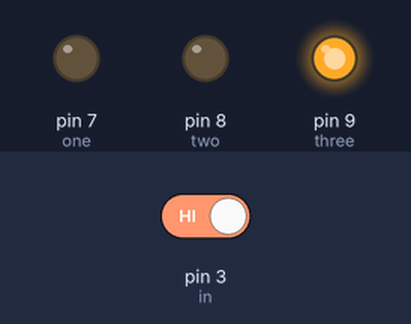
Recording of a sketch running on a simulated Arduino Uno, built with avr-gcc and run on an emulated ATmega328P. On the bench: output pins drawn as LEDs (lit = HIGH). Dashed ring = blinking. Inputs (shaded band) come from the test bench; at power-on: pin 3 (in) HIGH.

Above: at 1.2 s.
1.3 s: pin 3 (in) driven LOW
At 1.37 s:
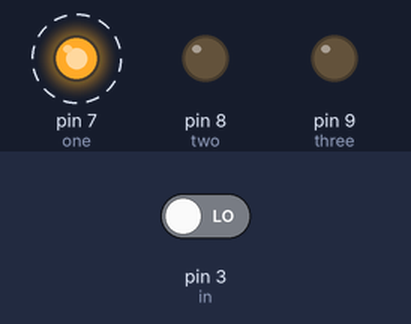
At 1.82 s:
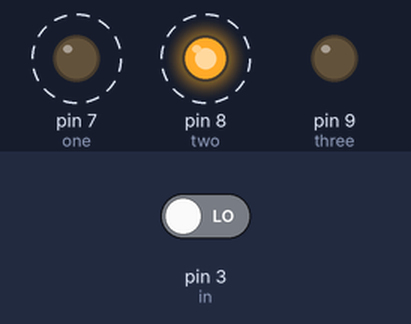
4.3 s: pin 3 (in) driven HIGH
At 5.3 s:
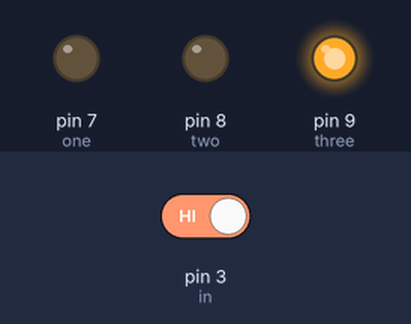
Timing chart, 0 to 7.3 s (numbered marks = the images above; inputs shaded):
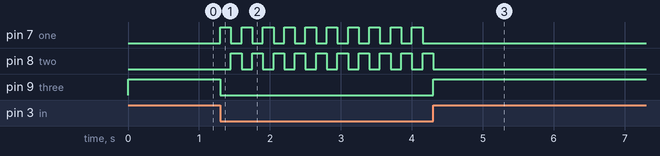

Measured:
- after the input at 1.3 s, pin 7 (one): alternates HIGH for 0.15 s and LOW for 0.15 s, starting at once; pin 8 (two): alternates HIGH for 0.15 s and LOW for 0.15 s, starting after 0.15 s; pin 9 (three): HIGH → LOW at once
- after the input at 4.3 s, pin 7 (one): stops changing and stays LOW; pin 8 (two): goes on until 4.3 s, then stays LOW; pin 9 (three): LOW → HIGH at once

The sketch:

LEDtest3.ino
```cpp
byte one=7;
byte two=8;
byte three=9;
byte in=3;
boolean mode=true;
void setup() {
  // put your setup code here, to run once:
  pinMode(one,OUTPUT);
  pinMode(two,OUTPUT);
  pinMode(three,OUTPUT);
  pinMode(in,INPUT);
}

void loop() {
  // put your main code here, to run repeatedly:
  if(digitalRead(in)==LOW){
    digitalWrite(one,mode);
    digitalWrite(two,!mode);
    digitalWrite(three,LOW);
    delay(150);
    mode = !mode;
  }else{
    digitalWrite(one,LOW);
    digitalWrite(two,LOW);
    digitalWrite(three,HIGH);
    delay(50);
  }
}
```
